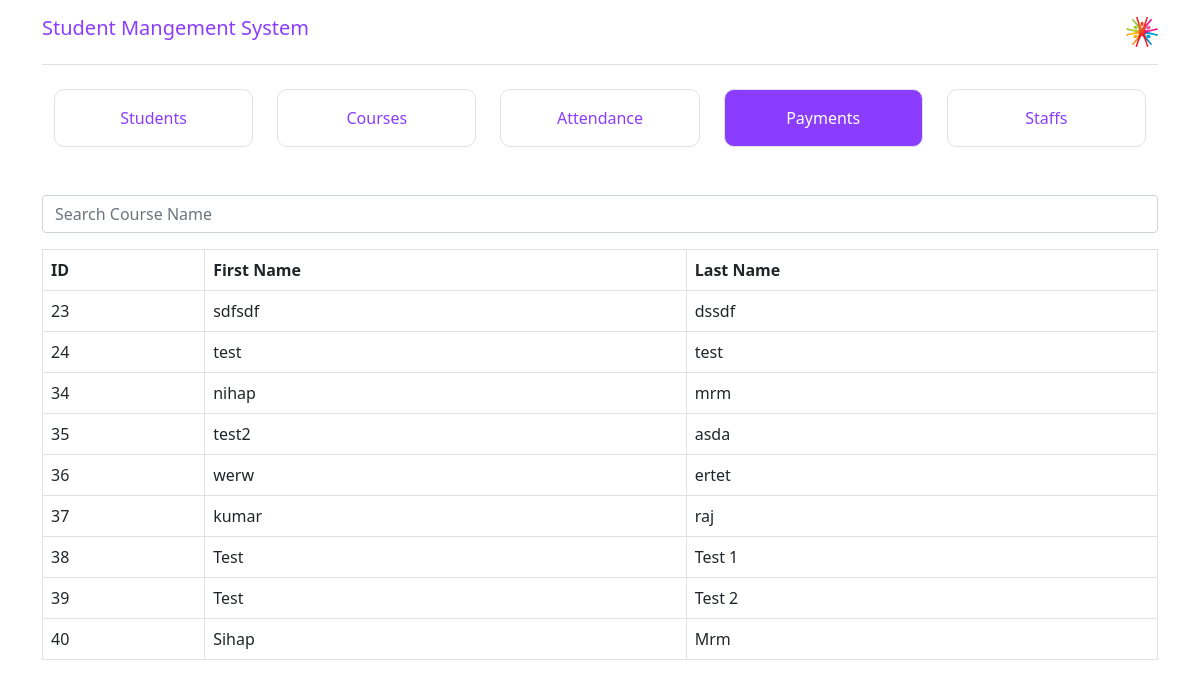
The page /admin/payments.php (signed in) on the database its author committed.
### tables this page shows
CREATE TABLE `Students` (
  `StudentID` int(11) NOT NULL,
  `FirstName` varchar(50) DEFAULT NULL,
  `LastName` varchar(50) DEFAULT NULL,
  `Email` varchar(100) DEFAULT NULL,
  `Status` varchar(20) DEFAULT NULL,
  `PasswordHash` varchar(255) DEFAULT NULL
);

### admin/payments.php (the view, shortened to what this page needs)
<?php
$server = 'localhost';
$username = 'root';
$password = '';
$dbname = 'sms';
$conn = new mysqli($server, $username, $password, $dbname);
function getStudents($conn) {
    $sql = "SELECT StudentID, FirstName, LastName FROM Students";
    $result = $conn->query($sql);
    return $result->fetch_all(MYSQLI_ASSOC);
}
$students = getStudents($conn);
?>
<?php
include('header.php');
?>
<!DOCTYPE html>
<html lang="en">
<head>
</head>
<body>
    <div class="container mt-5">
    <input type="text" id="searchInput" onkeyup="filterTable()" placeholder="Search Course Name" class="form-control mb-3">
  <table border='1' class='table table-bordered ' id='crsTable'>
    <thead>
      <tr >
        <th>ID</th>
        <th>First Name</th>
        <th>Last Name</th>
      </tr>
    </thead>
    <tbody>
      <?php foreach ($students as $student):?>
      <tr onclick="window.location='?student_id=<?php echo $student['StudentID']; ?>'">
        <td><?php echo $student['StudentID'];?></td>
        <td><?php echo $student['FirstName'];?></td>
        <td><?php echo $student['LastName'];?></td>
      </tr>
      <?php endforeach;?>
    </tbody>
  </table>
  </div>
</body>
</html>

### rows shown on the page
students: StudentID "23", FirstName "sdfsdf", LastName "dssdf"
students: StudentID "24", FirstName "test", LastName "test"
students: StudentID "34", FirstName "nihap", LastName "mrm"
students: StudentID "35", FirstName "test2", LastName "asda"
students: StudentID "36", FirstName "werw", LastName "ertet"
students: StudentID "37", FirstName "kumar", LastName "raj"
students: StudentID "38", FirstName "Test", LastName "Test 1"
students: StudentID "39", FirstName "Test", LastName "Test 2"
students: StudentID "40", FirstName "Sihap", LastName "Mrm"
